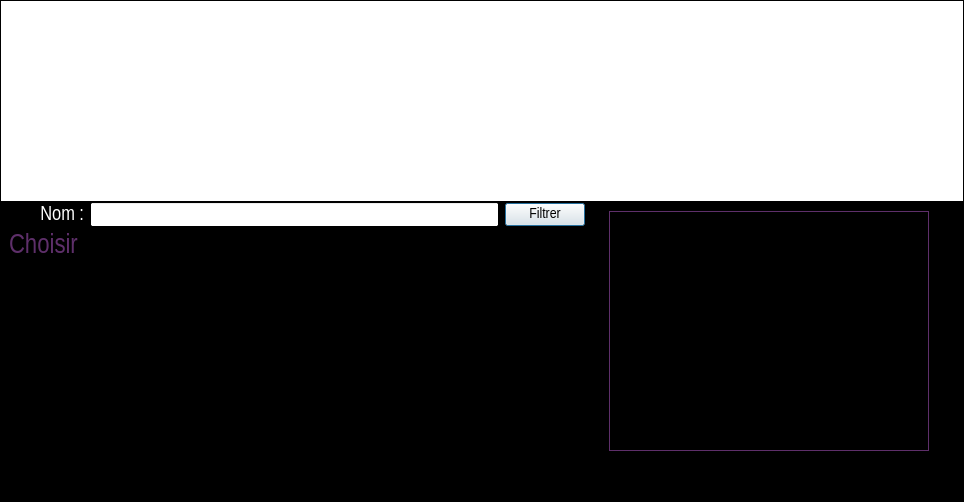
<?xml version="1.0" encoding="UTF-8"?>
<ui version="4.0">
 <class>ChooseSponsorClass</class>
 <widget class="QDialog" name="ChooseSponsorClass">
  <property name="geometry">
   <rect>
    <x>0</x>
    <y>0</y>
    <width>964</width>
    <height>502</height>
   </rect>
  </property>
  <property name="palette">
   <palette>
    <active>
     <colorrole role="Base">
      <brush brushstyle="SolidPattern">
       <color alpha="255">
        <red>255</red>
        <green>255</green>
        <blue>255</blue>
       </color>
      </brush>
     </colorrole>
     <colorrole role="Window">
      <brush brushstyle="SolidPattern">
       <color alpha="255">
        <red>0</red>
        <green>0</green>
        <blue>0</blue>
       </color>
      </brush>
     </colorrole>
    </active>
    <inactive>
     <colorrole role="Base">
      <brush brushstyle="SolidPattern">
       <color alpha="255">
        <red>255</red>
        <green>255</green>
        <blue>255</blue>
       </color>
      </brush>
     </colorrole>
     <colorrole role="Window">
      <brush brushstyle="SolidPattern">
       <color alpha="255">
        <red>0</red>
        <green>0</green>
        <blue>0</blue>
       </color>
      </brush>
     </colorrole>
    </inactive>
    <disabled>
     <colorrole role="Base">
      <brush brushstyle="SolidPattern">
       <color alpha="255">
        <red>0</red>
        <green>0</green>
        <blue>0</blue>
       </color>
      </brush>
     </colorrole>
     <colorrole role="Window">
      <brush brushstyle="SolidPattern">
       <color alpha="255">
        <red>0</red>
        <green>0</green>
        <blue>0</blue>
       </color>
      </brush>
     </colorrole>
    </disabled>
   </palette>
  </property>
  <property name="windowTitle">
   <string>Choisir un parrain</string>
  </property>
  <property name="windowIcon">
   <iconset resource="pokersphere.qrc">
    <normaloff>:/img/Resources/sphere.ico</normaloff>:/img/Resources/sphere.ico</iconset>
  </property>
  <layout class="QVBoxLayout" name="verticalLayout">
   <property name="spacing">
    <number>0</number>
   </property>
   <property name="leftMargin">
    <number>0</number>
   </property>
   <property name="topMargin">
    <number>0</number>
   </property>
   <property name="rightMargin">
    <number>0</number>
   </property>
   <item>
    <widget class="QTableView" name="tableView">
     <property name="palette">
      <palette>
       <active>
        <colorrole role="WindowText">
         <brush brushstyle="SolidPattern">
          <color alpha="255">
           <red>94</red>
           <green>47</green>
           <blue>106</blue>
          </color>
         </brush>
        </colorrole>
       </active>
       <inactive>
        <colorrole role="WindowText">
         <brush brushstyle="SolidPattern">
          <color alpha="255">
           <red>94</red>
           <green>47</green>
           <blue>106</blue>
          </color>
         </brush>
        </colorrole>
       </inactive>
       <disabled>
        <colorrole role="WindowText">
         <brush brushstyle="SolidPattern">
          <color alpha="255">
           <red>0</red>
           <green>0</green>
           <blue>0</blue>
          </color>
         </brush>
        </colorrole>
       </disabled>
      </palette>
     </property>
     <property name="editTriggers">
      <set>QAbstractItemView::NoEditTriggers</set>
     </property>
     <property name="alternatingRowColors">
      <bool>true</bool>
     </property>
     <property name="selectionMode">
      <enum>QAbstractItemView::SingleSelection</enum>
     </property>
     <property name="selectionBehavior">
      <enum>QAbstractItemView::SelectRows</enum>
     </property>
     <property name="sortingEnabled">
      <bool>true</bool>
     </property>
     <attribute name="verticalHeaderVisible">
      <bool>false</bool>
     </attribute>
    </widget>
   </item>
   <item>
    <layout class="QHBoxLayout" name="horizontalLayout">
     <property name="spacing">
      <number>0</number>
     </property>
     <item>
      <layout class="QVBoxLayout" name="verticalLayout_2">
       <item>
        <layout class="QHBoxLayout" name="horizontalLayout_15">
         <item>
          <layout class="QVBoxLayout" name="verticalLayout_6">
           <property name="leftMargin">
            <number>9</number>
           </property>
           <property name="rightMargin">
            <number>9</number>
           </property>
           <item>
            <layout class="QHBoxLayout" name="horizontalLayout_2">
             <item>
              <widget class="QLabel" name="nomLabel">
               <property name="minimumSize">
                <size>
                 <width>75</width>
                 <height>0</height>
                </size>
               </property>
               <property name="palette">
                <palette>
                 <active>
                  <colorrole role="WindowText">
                   <brush brushstyle="SolidPattern">
                    <color alpha="255">
                     <red>255</red>
                     <green>255</green>
                     <blue>255</blue>
                    </color>
                   </brush>
                  </colorrole>
                 </active>
                 <inactive>
                  <colorrole role="WindowText">
                   <brush brushstyle="SolidPattern">
                    <color alpha="255">
                     <red>255</red>
                     <green>255</green>
                     <blue>255</blue>
                    </color>
                   </brush>
                  </colorrole>
                 </inactive>
                 <disabled>
                  <colorrole role="WindowText">
                   <brush brushstyle="SolidPattern">
                    <color alpha="255">
                     <red>120</red>
                     <green>120</green>
                     <blue>120</blue>
                    </color>
                   </brush>
                  </colorrole>
                 </disabled>
                </palette>
               </property>
               <property name="font">
                <font>
                 <family>Arial Narrow</family>
                 <pointsize>15</pointsize>
                </font>
               </property>
               <property name="text">
                <string>Nom :</string>
               </property>
               <property name="alignment">
                <set>Qt::AlignRight|Qt::AlignTrailing|Qt::AlignVCenter</set>
               </property>
              </widget>
             </item>
             <item>
              <widget class="QLineEdit" name="filtreLineEdit">
               <property name="minimumSize">
                <size>
                 <width>150</width>
                 <height>25</height>
                </size>
               </property>
              </widget>
             </item>
             <item>
              <widget class="QPushButton" name="filtrerPushButton">
               <property name="font">
                <font>
                 <family>Arial Narrow</family>
                 <pointsize>11</pointsize>
                </font>
               </property>
               <property name="styleSheet">
                <string notr="true"/>
               </property>
               <property name="text">
                <string>Filtrer</string>
               </property>
              </widget>
             </item>
            </layout>
           </item>
           <item>
            <widget class="QLabel" name="chooseLabel">
             <property name="font">
              <font>
               <family>Arial Narrow</family>
               <pointsize>20</pointsize>
              </font>
             </property>
             <property name="text">
              <string>&lt;a href=&quot;a&quot; style=&quot;text-decoration:none;&quot;&gt;&lt;font color=&quot;#5E2F6A&quot;&gt;Choisir&lt;/font&gt;&lt;/a&gt;</string>
             </property>
            </widget>
           </item>
           <item>
            <spacer name="verticalSpacer_2">
             <property name="orientation">
              <enum>Qt::Vertical</enum>
             </property>
             <property name="sizeType">
              <enum>QSizePolicy::MinimumExpanding</enum>
             </property>
             <property name="sizeHint" stdset="0">
              <size>
               <width>20</width>
               <height>40</height>
              </size>
             </property>
            </spacer>
           </item>
          </layout>
         </item>
         <item>
          <layout class="QVBoxLayout" name="verticalLayout_4">
           <property name="leftMargin">
            <number>9</number>
           </property>
           <property name="topMargin">
            <number>9</number>
           </property>
           <property name="rightMargin">
            <number>9</number>
           </property>
           <item>
            <widget class="QLabel" name="imageLabel">
             <property name="minimumSize">
              <size>
               <width>320</width>
               <height>240</height>
              </size>
             </property>
             <property name="maximumSize">
              <size>
               <width>320</width>
               <height>240</height>
              </size>
             </property>
             <property name="palette">
              <palette>
               <active>
                <colorrole role="WindowText">
                 <brush brushstyle="SolidPattern">
                  <color alpha="255">
                   <red>94</red>
                   <green>47</green>
                   <blue>106</blue>
                  </color>
                 </brush>
                </colorrole>
               </active>
               <inactive>
                <colorrole role="WindowText">
                 <brush brushstyle="SolidPattern">
                  <color alpha="255">
                   <red>94</red>
                   <green>47</green>
                   <blue>106</blue>
                  </color>
                 </brush>
                </colorrole>
               </inactive>
               <disabled>
                <colorrole role="WindowText">
                 <brush brushstyle="SolidPattern">
                  <color alpha="255">
                   <red>120</red>
                   <green>120</green>
                   <blue>120</blue>
                  </color>
                 </brush>
                </colorrole>
               </disabled>
              </palette>
             </property>
             <property name="frameShape">
              <enum>QFrame::Box</enum>
             </property>
             <property name="scaledContents">
              <bool>true</bool>
             </property>
            </widget>
           </item>
           <item>
            <spacer name="verticalSpacer">
             <property name="orientation">
              <enum>Qt::Vertical</enum>
             </property>
             <property name="sizeType">
              <enum>QSizePolicy::MinimumExpanding</enum>
             </property>
             <property name="sizeHint" stdset="0">
              <size>
               <width>20</width>
               <height>40</height>
              </size>
             </property>
            </spacer>
           </item>
          </layout>
         </item>
         <item>
          <layout class="QVBoxLayout" name="verticalLayout_3">
           <item>
            <widget class="QLabel" name="logoLabel">
             <property name="maximumSize">
              <size>
               <width>256</width>
               <height>150</height>
              </size>
             </property>
             <property name="text">
              <string/>
             </property>
             <property name="pixmap">
              <pixmap resource="pokersphere.qrc">:/img/Resources/pokerSphere.gif</pixmap>
             </property>
             <property name="scaledContents">
              <bool>true</bool>
             </property>
             <property name="alignment">
              <set>Qt::AlignCenter</set>
             </property>
            </widget>
           </item>
           <item>
            <spacer name="verticalSpacer_3">
             <property name="orientation">
              <enum>Qt::Vertical</enum>
             </property>
             <property name="sizeType">
              <enum>QSizePolicy::MinimumExpanding</enum>
             </property>
             <property name="sizeHint" stdset="0">
              <size>
               <width>20</width>
               <height>40</height>
              </size>
             </property>
            </spacer>
           </item>
          </layout>
         </item>
        </layout>
       </item>
      </layout>
     </item>
    </layout>
   </item>
  </layout>
 </widget>
 <layoutdefault spacing="6" margin="11"/>
 <resources>
  <include location="pokersphere.qrc"/>
 </resources>
 <connections/>
</ui>
